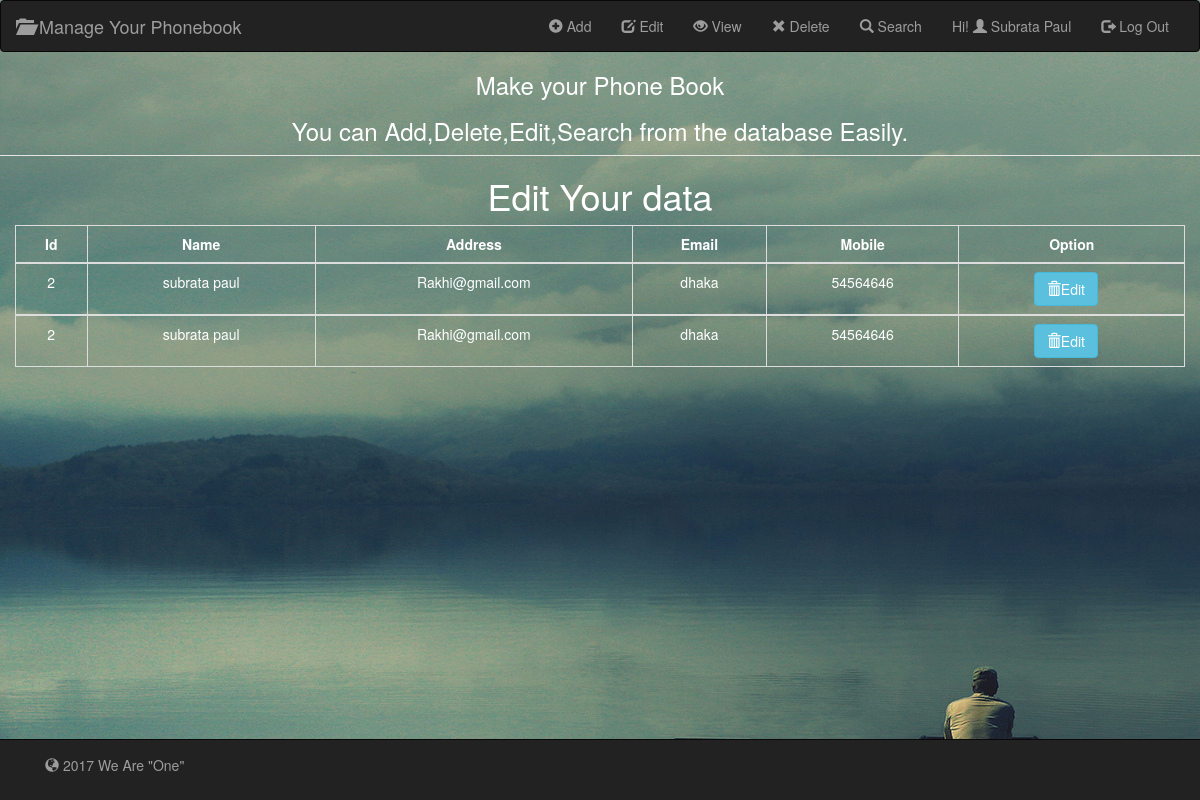
The page /edit.php (signed in) on the database as committed earlier.
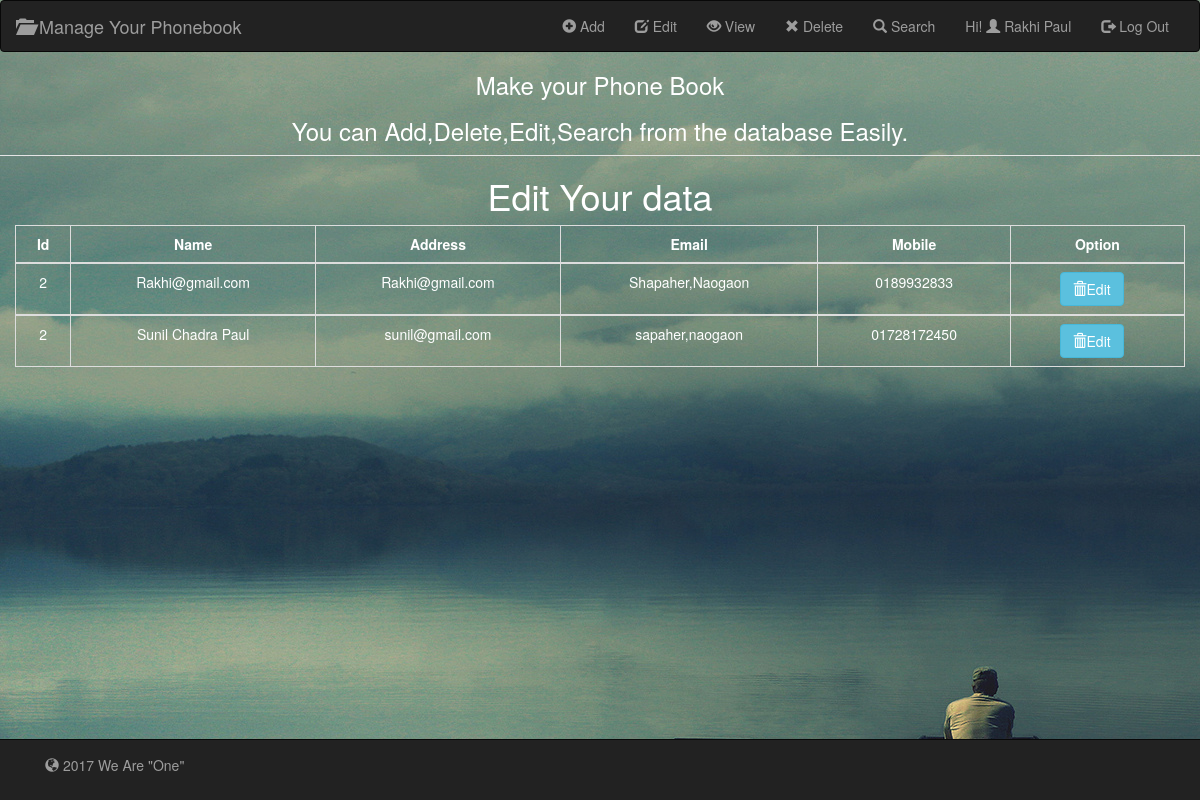
The same page on the database as committed later.
### tables this page shows
CREATE TABLE IF NOT EXISTS `userinfo` (
  `id` int(90) NOT NULL AUTO_INCREMENT,
  `userID` int(8) NOT NULL,
  `name` varchar(90) NOT NULL,
  `email` varchar(90) NOT NULL,
  `Address` varchar(90) NOT NULL,
  `Phone` varchar(90) NOT NULL,
  PRIMARY KEY (`id`),
  KEY `userID` (`userID`)
);

### edit.php (the view, shortened to what this page needs)
<!DOCTYPE html>
<html>
<head>
	<link rel="stylesheet" href="css/bootstrap.min.css" type="text/css" />
</head>
<body>
<nav class="navbar navbar-inverse">
	<div class="container-fluid">
		<div class="navbar-header">
			<a class="navbar-brand" href="index.php"><span class="glyphicon glyphicon-folder-open"></span>   Manage Your Phonebook</a>
		</div>
		<div class="collapse navbar-collapse" id="navbar1">
			<ul class="nav navbar-nav navbar-right">
				<?php if (isset($_SESSION['usr_id'])) { ?>
				<li><a href="home.php"> <span class="glyphicon glyphicon-plus-sign"></span>   Add</a></li>
				<li><a href="edit.php"> <span class="glyphicon glyphicon-edit"></span>  Edit</a></li>
				<li><a href="view.php"> <span class="glyphicon glyphicon-eye-open"></span>  View</a></li>
				<li><a href="delete.php"> <span class="glyphicon glyphicon-remove"></span>  Delete</a></li>
				<li><a href="search.php"> <span class="glyphicon glyphicon-search"></span>  Search</a></li>
				<li><p class="navbar-text">Hi! <span class="glyphicon glyphicon-user"></span> <?php echo $_SESSION['usr_name']; ?></p></li>
				<li><a href="logout.php"> <span class="glyphicon glyphicon-log-out"></span> Log Out</a></li>
				<?php } else { ?>
				<li><a href="login.php"><span class="glyphicon glyphicon-log-in"> Login</a></li>
				<li class="active"><a href="register.php"><span class="glyphicon glyphicon-user"></span> Sign Up</a></li>
				<?php } ?>
			</ul>
		</div>
	</div>
</nav>
<center>
 <legend style="color:white;"><h3>Make your Phone Book</h3><h3>You can Add,Delete,Edit,Search from the database Easily.</h3></legend>
</center>
  <center> <h1>Edit Your data</h1></center>
          <div class="container">
            <div class="row">
            <table class="table table-bordered ">
        <thead>
          <tr>
              <th class="text-center">Id</th>
              <th class="text-center">Name</th>
              <th class="text-center">Address</th>
              <th class="text-center">Email</th>
              <th class="text-center">Mobile</th>
              <th class="text-center">Option</th>
          </tr>
		  <?php
            $userid=$_SESSION['usr_id'];
		  $query=mysql_query("SELECT * FROM userinfo WHERE userID=$userid");
		   while($arr=mysql_fetch_array($query)) {
		   ?>
        </thead>
        <tbody>
          <tr>
              <td class="text-center"><?php echo $arr[1];?></td>
              <td class="text-center"><?php echo $arr[2];?></td>
              <td class="text-center"><?php echo $arr[3];?></td>
              <td class="text-center"><?php echo $arr[4];?></td>
              <td class="text-center"><?php echo $arr[5];?></td>
              <td><center>
            <?php
             echo "<a class='btn btn-info' href=\"viewedit.php?id=".$arr['id']."\" ><span class='glyphicon glyphicon-trash'></span>Edit</a>"; ?>
          </tr>
          <?php
			}
		?>
        </tbody>
      </table>
            </div>
        </div>
        <br>
         <div class="navbar navbar-inverse navbar-fixed-bottom" role="navigation">
            <div class="container">
                <div class="navbar-text pull-left">
                    <p> <span class="glyphicon glyphicon-globe"></span> 2017 We Are "One"</p>
                </div>
            </div>
        </div>
</body>
</html>

### edit.php (style rules this page uses)
body { background-image: url("img/4.jpg"); background-color: #cccccc; color:white; }

Rows that differ between the two databases and show on the page:
no longer on this page (row edited): userinfo: userID "2", name "subrata paul", email "Rakhi@gmail.com", Address "dhaka", Phone "54564646"
no longer on this page (row edited): userinfo: userID "2", name "subrata paul", email "Rakhi@gmail.com", Address "dhaka", Phone "54564646"
added userinfo: userID "2", name "Rakhi@gmail.com", email "Rakhi@gmail.com", Address "Shapaher,Naogaon", Phone "0189932833"
added userinfo: userID "2", name "Sunil Chadra Paul", email "sunil@gmail.com", Address "sapaher,naogaon", Phone "01728172450"
Other text that changed with them:
$_SESSION['usr_name']: "Subrata Paul" → "Rakhi Paul"
